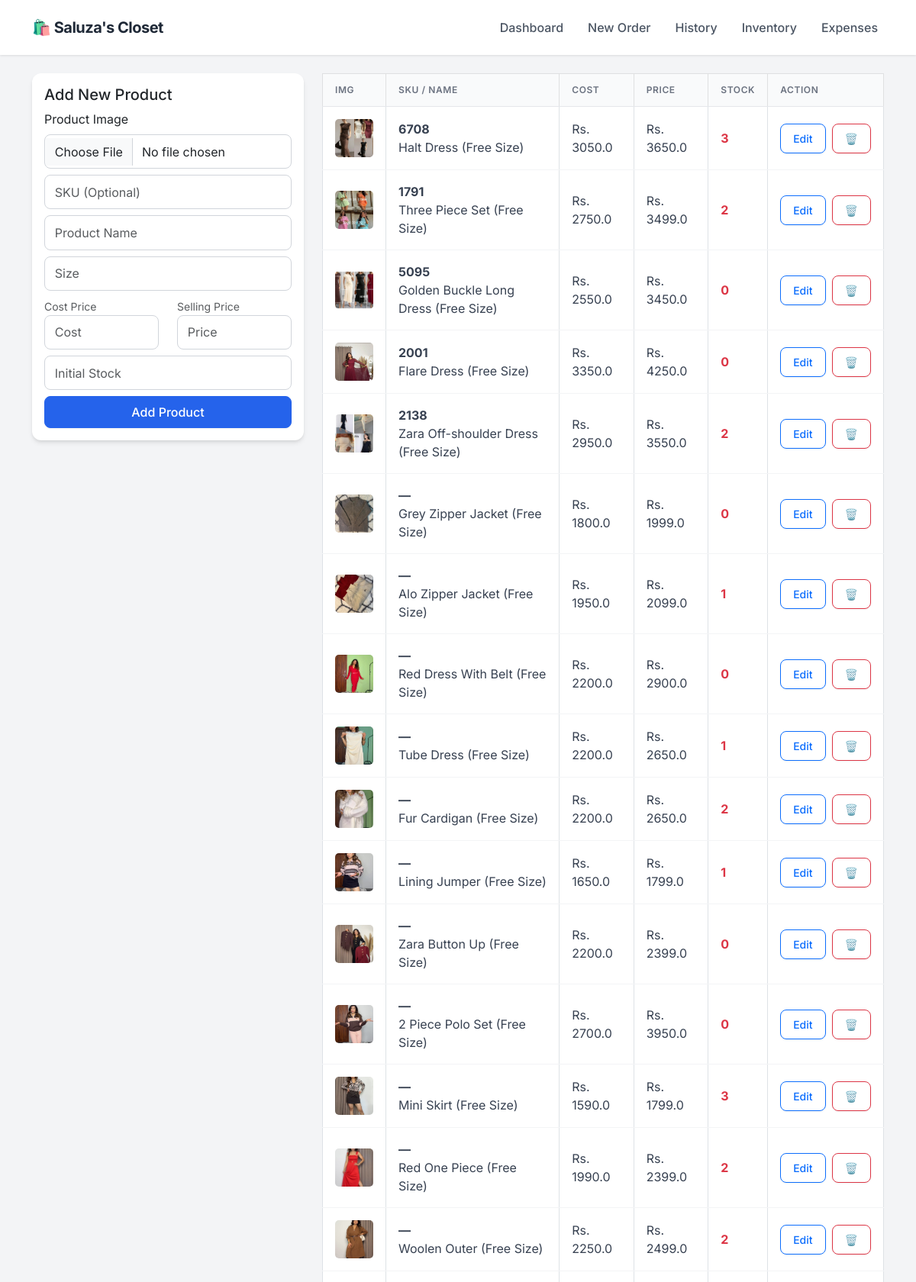
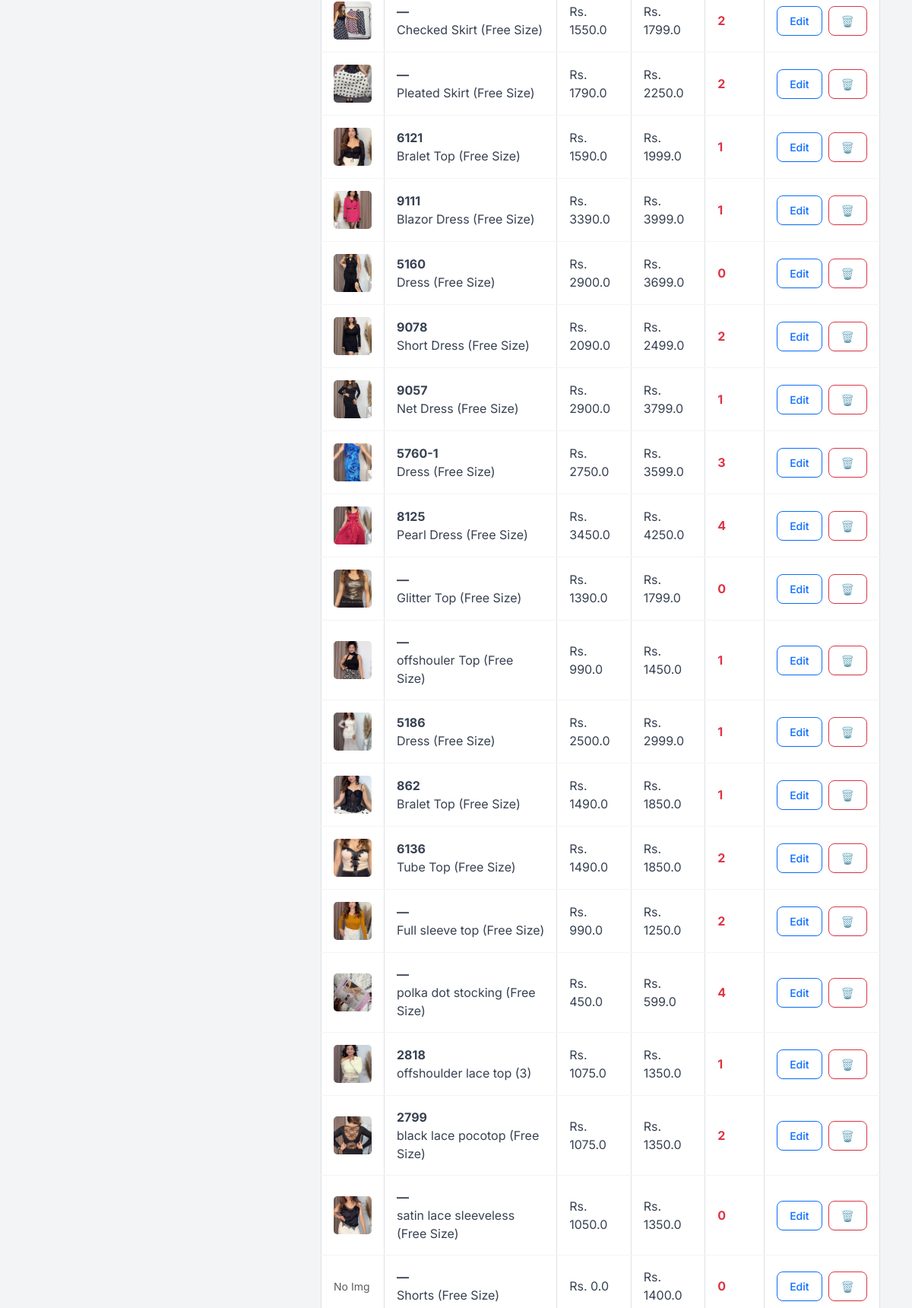
Page /inventory (upper part) on the committed database (2 pictures, top to bottom).
### app.py (models this page shows)
class Product(db.Model):
    id = db.Column(db.Integer, primary_key=True)
    sku = db.Column(db.String(50), unique=True, nullable=True)
    name = db.Column(db.String(100), nullable=False)
    size = db.Column(db.String(10), nullable=False)
    cost_price = db.Column(db.Float, default=0.0)
    price = db.Column(db.Float, nullable=False)
    stock = db.Column(db.Integer, default=0)
    image = db.Column(db.String(100), nullable=True)

### app.py (the view, shortened to what this page needs)
@app.route('/inventory', methods=['GET', 'POST'])
def inventory():
    products = Product.query.all()
    return render_template('inventory.html', products=products)

### templates/inventory.html
{% extends "layout.html" %}
{% block content %}
<div class="row">
    <div class="col-md-4">
        <div class="card p-3">
            <h5>Add New Product</h5>
            <form method="POST" enctype="multipart/form-data">
                <div class="mb-2">
                    <label class="form-label">Product Image</label>
                    <input type="file" name="image" class="form-control">
                </div>
                <div class="mb-2">
                    <input type="text" name="sku" class="form-control" placeholder="SKU (Optional)">
                </div>
                <div class="mb-2"><input type="text" name="name" class="form-control" placeholder="Product Name" required></div>
                <div class="mb-2"><input type="text" name="size" class="form-control" placeholder="Size" required></div>
                <div class="row mb-2">
                    <div class="col">
                        <label class="text-muted small">Cost Price</label>
                        <input type="number" name="cost_price" class="form-control" placeholder="Cost" step="0.01" required>
                    </div>
                    <div class="col">
                        <label class="text-muted small">Selling Price</label>
                        <input type="number" name="price" class="form-control" placeholder="Price" step="0.01" required>
                    </div>
                </div>
                <div class="mb-2"><input type="number" name="stock" class="form-control" placeholder="Initial Stock" required></div>
                <button type="submit" class="btn btn-primary w-100">Add Product</button>
            </form>
        </div>
    </div>
    <div class="col-md-8">
        <table class="table table-bordered bg-white align-middle">
            <thead class="table-light">
                <tr>
                    <th>Img</th>
                    <th>SKU / Name</th>
                    <th>Cost</th>
                    <th>Price</th>
                    <th>Stock</th>
                    <th>Action</th>
                </tr>
            </thead>
            <tbody>
                {% for p in products %}
                <tr>
                    <td>
                        {% if p.image %}
                        <img src="{{ url_for('static', filename='uploads/' + p.image) }}" width="50" height="50" style="object-fit: cover; border-radius: 5px;">
                        {% else %}
                        <span class="text-muted small">No Img</span>
                        {% endif %}
                    </td>
                    <td>
                        <strong>{{ p.sku if p.sku else '—' }}</strong><br>
                        {{ p.name }} ({{ p.size }})
                    </td>
                    <td>Rs. {{ p.cost_price }}</td>
                    <td>Rs. {{ p.price }}</td>
                    <td class="{{ 'text-danger fw-bold' if p.stock < 5 else '' }}">{{ p.stock }}</td>
                    <td>
                        <div class="d-flex gap-2">
                            <a href="/edit_product/{{ p.id }}" class="btn btn-sm btn-outline-primary">Edit</a>
                            <a href="/delete_product/{{ p.id }}"
                               class="btn btn-sm btn-outline-danger"
                               onclick="return confirm('Are you sure? This cannot be undone.')">
                                🗑️
                            </a>
                        </div>
                    </td>
                </tr>
                {% endfor %}
            </tbody>
        </table>
    </div>
</div>
{% endblock %}

### templates/layout.html (style rules this page uses)
:root { --primary-color: #2563eb; --bg-color: #f3f4f6; --text-dark: #1f2937; --card-shadow: 0 4px 6px -1px rgba(0, 0, 0, 0.1), 0 2px 4px -1px rgba(0, 0, 0, 0.06); }
body { font-family: 'Inter', sans-serif; background-color: var(--bg-color); color: var(--text-dark); }
.card { border: none; border-radius: 12px; box-shadow: var(--card-shadow); background: #ffffff; transition: transform 0.2s; }
.btn { border-radius: 8px; font-weight: 500; padding: 0.5rem 1rem; box-shadow: 0 1px 2px 0 rgba(0, 0, 0, 0.05); }
.btn-primary { background-color: var(--primary-color); border-color: var(--primary-color); }
.table { margin-bottom: 0; }
.table thead th { background-color: #f9fafb; color: #6b7280; font-size: 0.75rem; text-transform: uppercase; letter-spacing: 0.05em; font-weight: 600; border-bottom: 1px solid #e5e7eb; padding: 0.75rem 1rem; }
.table tbody td { padding: 1rem 1rem; vertical-align: middle; color: #374151; border-bottom: 1px solid #f3f4f6; }
.form-control, .form-select { border-radius: 8px; border: 1px solid #d1d5db; padding: 0.6rem 0.8rem; }

### rows in the picture
Product: image (picture), sku "6708", name "Halt Dress", size "Free Size", cost_price "3050.0", price "3650.0", stock "3"
Product: image (picture), sku "1791", name "Three Piece Set", size "Free Size", cost_price "2750.0", price "3499.0", stock "2"
Product: image (picture), sku "5095", name "Golden Buckle Long Dress", size "Free Size", cost_price "2550.0", price "3450.0", stock "0"
Product: image (picture), sku "2001", name "Flare Dress", size "Free Size", cost_price "3350.0", price "4250.0", stock "0"
Product: image (picture), sku "2138", name "Zara Off-shoulder Dress", size "Free Size", cost_price "2950.0", price "3550.0", stock "2"
Product: image (picture), sku "—", name "Grey Zipper Jacket", size "Free Size", cost_price "1800.0", price "1999.0", stock "0"
Product: image (picture), sku "—", name "Alo Zipper Jacket", size "Free Size", cost_price "1950.0", price "2099.0", stock "1"
Product: image (picture), sku "—", name "Red Dress With Belt", size "Free Size", cost_price "2200.0", price "2900.0", stock "0"
Product: image (picture), sku "—", name "Tube Dress", size "Free Size", cost_price "2200.0", price "2650.0", stock "1"
Product: image (picture), sku "—", name "Fur Cardigan", size "Free Size", cost_price "2200.0", price "2650.0", stock "2"
Product: image (picture), sku "—", name "Lining Jumper", size "Free Size", cost_price "1650.0", price "1799.0", stock "1"
Product: image (picture), sku "—", name "Zara Button Up", size "Free Size", cost_price "2200.0", price "2399.0", stock "0"
Product: image (picture), sku "—", name "2 Piece Polo Set", size "Free Size", cost_price "2700.0", price "3950.0", stock "0"
Product: image (picture), sku "—", name "Mini Skirt", size "Free Size", cost_price "1590.0", price "1799.0", stock "3"
Product: image (picture), sku "—", name "Red One Piece", size "Free Size", cost_price "1990.0", price "2399.0", stock "2"
Product: image (picture), sku "—", name "Woolen Outer", size "Free Size", cost_price "2250.0", price "2499.0", stock "2"
Product: image (picture), sku "—", name "Checked Skirt", size "Free Size", cost_price "1550.0", price "1799.0", stock "2"
Product: image (picture), sku "—", name "Pleated Skirt", size "Free Size", cost_price "1790.0", price "2250.0", stock "2"
Product: image (picture), sku "6121", name "Bralet Top", size "Free Size", cost_price "1590.0", price "1999.0", stock "1"
Product: image (picture), sku "9111", name "Blazor Dress", size "Free Size", cost_price "3390.0", price "3999.0", stock "1"
Product: image (picture), sku "5160", name "Dress", size "Free Size", cost_price "2900.0", price "3699.0", stock "0"
Product: image (picture), sku "9078", name "Short Dress", size "Free Size", cost_price "2090.0", price "2499.0", stock "2"
Product: image (picture), sku "9057", name "Net Dress", size "Free Size", cost_price "2900.0", price "3799.0", stock "1"
Product: image (picture), sku "5760-1", name "Dress", size "Free Size", cost_price "2750.0", price "3599.0", stock "3"
Product: image (picture), sku "8125", name "Pearl Dress", size "Free Size", cost_price "3450.0", price "4250.0", stock "4"
Product: image (picture), sku "—", name "Glitter Top", size "Free Size", cost_price "1390.0", price "1799.0", stock "0"
Product: image (picture), sku "—", name "offshouler Top", size "Free Size", cost_price "990.0", price "1450.0", stock "1"
Product: image (picture), sku "5186", name "Dress", size "Free Size", cost_price "2500.0", price "2999.0", stock "1"
Product: image (picture), sku "862", name "Bralet Top", size "Free Size", cost_price "1490.0", price "1850.0", stock "1"
Product: image (picture), sku "6136", name "Tube Top", size "Free Size", cost_price "1490.0", price "1850.0", stock "2"
Product: image (picture), sku "—", name "Full sleeve top", size "Free Size", cost_price "990.0", price "1250.0", stock "2"
Product: image (picture), sku "—", name "polka dot stocking", size "Free Size", cost_price "450.0", price "599.0", stock "4"
Product: image (picture), sku "2818", name "offshoulder lace top", size "3", cost_price "1075.0", price "1350.0", stock "1"
Product: image (picture), sku "2799", name "black lace pocotop", size "Free Size", cost_price "1075.0", price "1350.0", stock "2"
Product: image (picture), sku "—", name "satin lace sleeveless", size "Free Size", cost_price "1050.0", price "1350.0", stock "0"
Product: shows "No Img", sku "—", name "Shorts", size "Free Size", cost_price "0.0", price "1400.0", stock "0"
